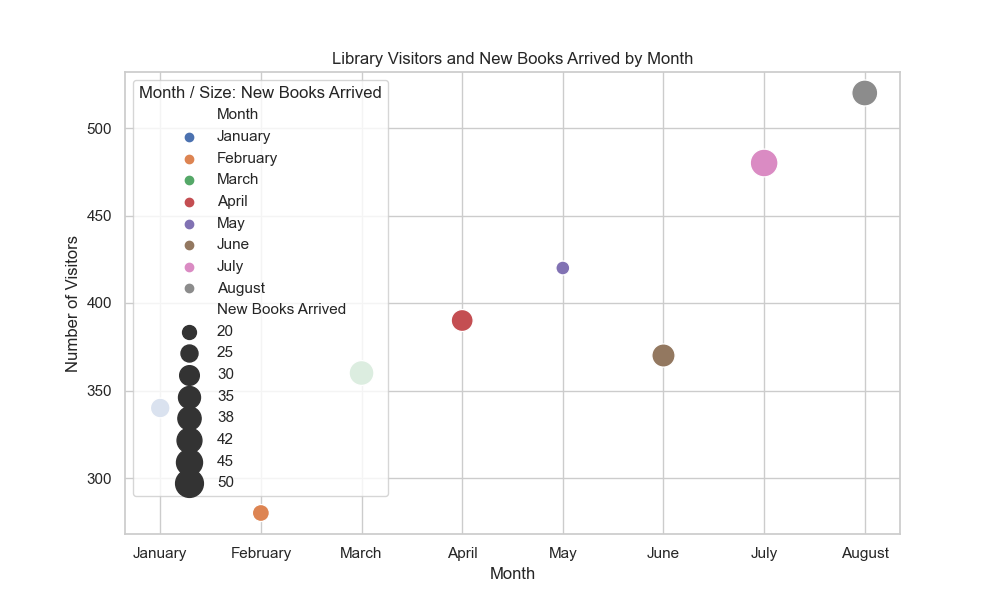

Generate this figure with Python:

import seaborn as sns
import matplotlib.pyplot as plt
import pandas as pd

# Transforming your chart table data into a pandas DataFrame
data = [
    {'Month': 'January', 'Number of Visitors': 340, 'New Books Arrived': 30},
    {'Month': 'February', 'Number of Visitors': 280, 'New Books Arrived': 25},
    {'Month': 'March', 'Number of Visitors': 360, 'New Books Arrived': 42},
    {'Month': 'April', 'Number of Visitors': 390, 'New Books Arrived': 35},
    {'Month': 'May', 'Number of Visitors': 420, 'New Books Arrived': 20},
    {'Month': 'June', 'Number of Visitors': 370, 'New Books Arrived': 38},
    {'Month': 'July', 'Number of Visitors': 480, 'New Books Arrived': 50},
    {'Month': 'August', 'Number of Visitors': 520, 'New Books Arrived': 45}
]
df = pd.DataFrame(data)

# Map the 'Month' to a numerical value for plotting purposes
month_mapping = {
    'January': 1,
    'February': 2,
    'March': 3,
    'April': 4,
    'May': 5,
    'June': 6,
    'July': 7,
    'August': 8
}
df['Month_Num'] = df['Month'].map(month_mapping)

# Create a scatterplot using seaborn with diversified visual encodings
plt.figure(figsize=(10, 6))
scatterplot = sns.scatterplot(
    data=df,
    x='Month_Num', # Numerical representation of the month for the x-axis
    y='Number of Visitors', # Number of Visitors for the y-axis
    size='New Books Arrived', # The size of each point to represent the number of new books
    hue='Month', # Color points by Month for readability
    palette='deep', # Use a deep color palette
    sizes=(100, 400), # Control the range of sizes for 'New Books Arrived'
    legend='full' # Show the legend fully to explain markers
)

# Customize the tick labels for the x-axis to show month names
scatterplot.set_xticks(range(1, 9))
scatterplot.set_xticklabels(list(month_mapping.keys()))

# Add titles and labels
plt.title('Library Visitors and New Books Arrived by Month')
plt.xlabel('Month')
plt.ylabel('Number of Visitors')
plt.legend(title='Month / Size: New Books Arrived')

# Show the plot
plt.show()
